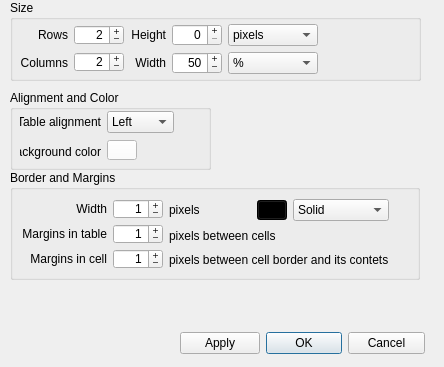
<ui version="4.0" >
 <class>TableProperty</class>
 <widget class="QDialog" name="TableProperty" >
  <property name="geometry" >
   <rect>
    <x>0</x>
    <y>0</y>
    <width>444</width>
    <height>367</height>
   </rect>
  </property>
  <property name="windowTitle" >
   <string>Table property</string>
  </property>
  <widget class="QGroupBox" name="groupBox" >
   <property name="geometry" >
    <rect>
     <x>10</x>
     <y>0</y>
     <width>411</width>
     <height>81</height>
    </rect>
   </property>
   <property name="sizePolicy" >
    <sizepolicy vsizetype="Minimum" hsizetype="Maximum" >
     <horstretch>0</horstretch>
     <verstretch>0</verstretch>
    </sizepolicy>
   </property>
   <property name="title" >
    <string>Size</string>
   </property>
   <widget class="QWidget" name="layoutWidget" >
    <property name="geometry" >
     <rect>
      <x>10</x>
      <y>24</y>
      <width>343</width>
      <height>50</height>
     </rect>
    </property>
    <layout class="QHBoxLayout" name="horizontalLayout" >
     <item>
      <layout class="QVBoxLayout" name="verticalLayout" >
       <item>
        <widget class="QLabel" name="label" >
         <property name="text" >
          <string>Rows</string>
         </property>
         <property name="alignment" >
          <set>Qt::AlignRight|Qt::AlignTrailing|Qt::AlignVCenter</set>
         </property>
        </widget>
       </item>
       <item>
        <widget class="QLabel" name="label_2" >
         <property name="text" >
          <string>Columns</string>
         </property>
         <property name="alignment" >
          <set>Qt::AlignRight|Qt::AlignTrailing|Qt::AlignVCenter</set>
         </property>
        </widget>
       </item>
      </layout>
     </item>
     <item>
      <layout class="QVBoxLayout" name="verticalLayout_2" >
       <item>
        <widget class="QSpinBox" name="SBRows" >
         <property name="minimumSize" >
          <size>
           <width>50</width>
           <height>20</height>
          </size>
         </property>
         <property name="maximumSize" >
          <size>
           <width>50</width>
           <height>20</height>
          </size>
         </property>
         <property name="alignment" >
          <set>Qt::AlignRight|Qt::AlignTrailing|Qt::AlignVCenter</set>
         </property>
         <property name="buttonSymbols" >
          <enum>QAbstractSpinBox::PlusMinus</enum>
         </property>
         <property name="minimum" >
          <number>1</number>
         </property>
         <property name="maximum" >
          <number>999</number>
         </property>
         <property name="value" >
          <number>2</number>
         </property>
        </widget>
       </item>
       <item>
        <widget class="QSpinBox" name="SBColumns" >
         <property name="minimumSize" >
          <size>
           <width>50</width>
           <height>20</height>
          </size>
         </property>
         <property name="maximumSize" >
          <size>
           <width>50</width>
           <height>20</height>
          </size>
         </property>
         <property name="alignment" >
          <set>Qt::AlignRight|Qt::AlignTrailing|Qt::AlignVCenter</set>
         </property>
         <property name="buttonSymbols" >
          <enum>QAbstractSpinBox::PlusMinus</enum>
         </property>
         <property name="minimum" >
          <number>1</number>
         </property>
         <property name="maximum" >
          <number>999</number>
         </property>
         <property name="value" >
          <number>2</number>
         </property>
        </widget>
       </item>
      </layout>
     </item>
     <item>
      <layout class="QVBoxLayout" name="verticalLayout_3" >
       <item>
        <widget class="QLabel" name="LHeight" >
         <property name="text" >
          <string>Height</string>
         </property>
         <property name="alignment" >
          <set>Qt::AlignRight|Qt::AlignTrailing|Qt::AlignVCenter</set>
         </property>
        </widget>
       </item>
       <item>
        <widget class="QLabel" name="label_4" >
         <property name="text" >
          <string>Width</string>
         </property>
         <property name="alignment" >
          <set>Qt::AlignRight|Qt::AlignTrailing|Qt::AlignVCenter</set>
         </property>
        </widget>
       </item>
      </layout>
     </item>
     <item>
      <layout class="QVBoxLayout" name="verticalLayout_4" >
       <item>
        <widget class="QSpinBox" name="SBHeight" >
         <property name="minimumSize" >
          <size>
           <width>50</width>
           <height>0</height>
          </size>
         </property>
         <property name="maximumSize" >
          <size>
           <width>50</width>
           <height>16777215</height>
          </size>
         </property>
         <property name="alignment" >
          <set>Qt::AlignRight|Qt::AlignTrailing|Qt::AlignVCenter</set>
         </property>
         <property name="buttonSymbols" >
          <enum>QAbstractSpinBox::PlusMinus</enum>
         </property>
         <property name="minimum" >
          <number>0</number>
         </property>
         <property name="maximum" >
          <number>999</number>
         </property>
         <property name="value" >
          <number>0</number>
         </property>
        </widget>
       </item>
       <item>
        <widget class="QSpinBox" name="SBWidth" >
         <property name="minimumSize" >
          <size>
           <width>50</width>
           <height>0</height>
          </size>
         </property>
         <property name="maximumSize" >
          <size>
           <width>50</width>
           <height>16777215</height>
          </size>
         </property>
         <property name="alignment" >
          <set>Qt::AlignRight|Qt::AlignTrailing|Qt::AlignVCenter</set>
         </property>
         <property name="buttonSymbols" >
          <enum>QAbstractSpinBox::PlusMinus</enum>
         </property>
         <property name="minimum" >
          <number>0</number>
         </property>
         <property name="maximum" >
          <number>999</number>
         </property>
         <property name="value" >
          <number>50</number>
         </property>
        </widget>
       </item>
      </layout>
     </item>
     <item>
      <layout class="QVBoxLayout" name="verticalLayout_5" >
       <item>
        <widget class="QComboBox" name="CBHeight" >
         <property name="minimumSize" >
          <size>
           <width>90</width>
           <height>0</height>
          </size>
         </property>
         <property name="maximumSize" >
          <size>
           <width>90</width>
           <height>16777215</height>
          </size>
         </property>
         <item>
          <property name="text" >
           <string>pixels</string>
          </property>
         </item>
         <item>
          <property name="text" >
           <string>% </string>
          </property>
         </item>
        </widget>
       </item>
       <item>
        <widget class="QComboBox" name="CBWidth" >
         <property name="minimumSize" >
          <size>
           <width>90</width>
           <height>0</height>
          </size>
         </property>
         <property name="maximumSize" >
          <size>
           <width>90</width>
           <height>16777215</height>
          </size>
         </property>
         <property name="currentIndex" >
          <number>1</number>
         </property>
         <item>
          <property name="text" >
           <string>pixels</string>
          </property>
         </item>
         <item>
          <property name="text" >
           <string>% </string>
          </property>
         </item>
        </widget>
       </item>
      </layout>
     </item>
     <item>
      <spacer name="horizontalSpacer" >
       <property name="orientation" >
        <enum>Qt::Horizontal</enum>
       </property>
       <property name="sizeHint" stdset="0" >
        <size>
         <width>40</width>
         <height>20</height>
        </size>
       </property>
      </spacer>
     </item>
    </layout>
   </widget>
  </widget>
  <widget class="QGroupBox" name="groupBox_2" >
   <property name="geometry" >
    <rect>
     <x>10</x>
     <y>170</y>
     <width>410</width>
     <height>110</height>
    </rect>
   </property>
   <property name="title" >
    <string>Border and Margins</string>
   </property>
   <layout class="QVBoxLayout" name="verticalLayout_9" >
    <item>
     <layout class="QHBoxLayout" name="horizontalLayout_3" >
      <item>
       <layout class="QVBoxLayout" name="verticalLayout_6" >
        <item>
         <widget class="QLabel" name="label_5" >
          <property name="text" >
           <string>Width</string>
          </property>
          <property name="alignment" >
           <set>Qt::AlignRight|Qt::AlignTrailing|Qt::AlignVCenter</set>
          </property>
         </widget>
        </item>
        <item>
         <widget class="QLabel" name="label_7" >
          <property name="text" >
           <string>Margins in table</string>
          </property>
          <property name="alignment" >
           <set>Qt::AlignRight|Qt::AlignTrailing|Qt::AlignVCenter</set>
          </property>
         </widget>
        </item>
        <item>
         <widget class="QLabel" name="label_9" >
          <property name="text" >
           <string>Margins in cell</string>
          </property>
          <property name="alignment" >
           <set>Qt::AlignRight|Qt::AlignTrailing|Qt::AlignVCenter</set>
          </property>
         </widget>
        </item>
       </layout>
      </item>
      <item>
       <layout class="QVBoxLayout" name="verticalLayout_7" >
        <item>
         <widget class="QSpinBox" name="SBBorder" >
          <property name="minimumSize" >
           <size>
            <width>50</width>
            <height>20</height>
           </size>
          </property>
          <property name="maximumSize" >
           <size>
            <width>50</width>
            <height>20</height>
           </size>
          </property>
          <property name="alignment" >
           <set>Qt::AlignRight|Qt::AlignTrailing|Qt::AlignVCenter</set>
          </property>
          <property name="buttonSymbols" >
           <enum>QAbstractSpinBox::PlusMinus</enum>
          </property>
          <property name="minimum" >
           <number>0</number>
          </property>
          <property name="maximum" >
           <number>999</number>
          </property>
          <property name="value" >
           <number>1</number>
          </property>
         </widget>
        </item>
        <item>
         <widget class="QSpinBox" name="SBTableMargins" >
          <property name="minimumSize" >
           <size>
            <width>50</width>
            <height>20</height>
           </size>
          </property>
          <property name="maximumSize" >
           <size>
            <width>50</width>
            <height>20</height>
           </size>
          </property>
          <property name="alignment" >
           <set>Qt::AlignRight|Qt::AlignTrailing|Qt::AlignVCenter</set>
          </property>
          <property name="buttonSymbols" >
           <enum>QAbstractSpinBox::PlusMinus</enum>
          </property>
          <property name="minimum" >
           <number>0</number>
          </property>
          <property name="maximum" >
           <number>999</number>
          </property>
          <property name="value" >
           <number>1</number>
          </property>
         </widget>
        </item>
        <item>
         <widget class="QSpinBox" name="SBCellMargins" >
          <property name="minimumSize" >
           <size>
            <width>50</width>
            <height>20</height>
           </size>
          </property>
          <property name="maximumSize" >
           <size>
            <width>50</width>
            <height>20</height>
           </size>
          </property>
          <property name="alignment" >
           <set>Qt::AlignRight|Qt::AlignTrailing|Qt::AlignVCenter</set>
          </property>
          <property name="buttonSymbols" >
           <enum>QAbstractSpinBox::PlusMinus</enum>
          </property>
          <property name="minimum" >
           <number>0</number>
          </property>
          <property name="maximum" >
           <number>999</number>
          </property>
          <property name="value" >
           <number>1</number>
          </property>
         </widget>
        </item>
       </layout>
      </item>
      <item>
       <layout class="QVBoxLayout" name="verticalLayout_8" >
        <item>
         <layout class="QHBoxLayout" name="horizontalLayout_2" >
          <item>
           <widget class="QLabel" name="label_6" >
            <property name="text" >
             <string>pixels</string>
            </property>
           </widget>
          </item>
          <item>
           <widget class="QPushButton" name="PBBorderColor" >
            <property name="minimumSize" >
             <size>
              <width>30</width>
              <height>20</height>
             </size>
            </property>
            <property name="maximumSize" >
             <size>
              <width>30</width>
              <height>20</height>
             </size>
            </property>
            <property name="styleSheet" >
             <string notr="true" >background-color: rgb(0, 0, 0);</string>
            </property>
            <property name="text" >
             <string/>
            </property>
           </widget>
          </item>
          <item>
           <widget class="QComboBox" name="CBBorderStyle" >
            <property name="minimumSize" >
             <size>
              <width>0</width>
              <height>22</height>
             </size>
            </property>
            <property name="maximumSize" >
             <size>
              <width>16777215</width>
              <height>22</height>
             </size>
            </property>
            <property name="currentIndex" >
             <number>3</number>
            </property>
            <item>
             <property name="text" >
              <string>None</string>
             </property>
            </item>
            <item>
             <property name="text" >
              <string>Dotted</string>
             </property>
            </item>
            <item>
             <property name="text" >
              <string>Dashed</string>
             </property>
            </item>
            <item>
             <property name="text" >
              <string>Solid</string>
             </property>
            </item>
            <item>
             <property name="text" >
              <string>Double</string>
             </property>
            </item>
            <item>
             <property name="text" >
              <string>DotDash</string>
             </property>
            </item>
            <item>
             <property name="text" >
              <string>DotDotDash</string>
             </property>
            </item>
            <item>
             <property name="text" >
              <string>Groove</string>
             </property>
            </item>
            <item>
             <property name="text" >
              <string>Ridge</string>
             </property>
            </item>
            <item>
             <property name="text" >
              <string>Inset</string>
             </property>
            </item>
            <item>
             <property name="text" >
              <string>Outset</string>
             </property>
            </item>
           </widget>
          </item>
         </layout>
        </item>
        <item>
         <widget class="QLabel" name="label_8" >
          <property name="text" >
           <string>pixels between cells</string>
          </property>
         </widget>
        </item>
        <item>
         <widget class="QLabel" name="label_10" >
          <property name="text" >
           <string>pixels between cell border and its contets</string>
          </property>
         </widget>
        </item>
       </layout>
      </item>
      <item>
       <spacer name="horizontalSpacer_2" >
        <property name="orientation" >
         <enum>Qt::Horizontal</enum>
        </property>
        <property name="sizeHint" stdset="0" >
         <size>
          <width>40</width>
          <height>20</height>
         </size>
        </property>
       </spacer>
      </item>
     </layout>
    </item>
   </layout>
  </widget>
  <widget class="QGroupBox" name="groupBox_3" >
   <property name="geometry" >
    <rect>
     <x>10</x>
     <y>90</y>
     <width>201</width>
     <height>80</height>
    </rect>
   </property>
   <property name="title" >
    <string>Alignment and Color</string>
   </property>
   <widget class="QWidget" name="layoutWidget" >
    <property name="geometry" >
     <rect>
      <x>10</x>
      <y>20</y>
      <width>154</width>
      <height>53</height>
     </rect>
    </property>
    <layout class="QHBoxLayout" name="horizontalLayout_4" >
     <item>
      <layout class="QVBoxLayout" name="verticalLayout_10" >
       <item>
        <widget class="QLabel" name="label_11" >
         <property name="text" >
          <string>Table alignment</string>
         </property>
         <property name="alignment" >
          <set>Qt::AlignRight|Qt::AlignTrailing|Qt::AlignVCenter</set>
         </property>
        </widget>
       </item>
       <item>
        <widget class="QLabel" name="label_12" >
         <property name="text" >
          <string>Background color</string>
         </property>
         <property name="alignment" >
          <set>Qt::AlignRight|Qt::AlignTrailing|Qt::AlignVCenter</set>
         </property>
        </widget>
       </item>
      </layout>
     </item>
     <item>
      <layout class="QVBoxLayout" name="verticalLayout_11" >
       <item>
        <widget class="QComboBox" name="CBAllign" >
         <item>
          <property name="text" >
           <string>Left</string>
          </property>
         </item>
         <item>
          <property name="text" >
           <string>Center</string>
          </property>
         </item>
         <item>
          <property name="text" >
           <string>Right</string>
          </property>
         </item>
        </widget>
       </item>
       <item>
        <widget class="QPushButton" name="PBTableColor" >
         <property name="minimumSize" >
          <size>
           <width>30</width>
           <height>20</height>
          </size>
         </property>
         <property name="maximumSize" >
          <size>
           <width>30</width>
           <height>20</height>
          </size>
         </property>
         <property name="styleSheet" >
          <string notr="true" >background-color: rgba(255, 255, 255);</string>
         </property>
         <property name="text" >
          <string/>
         </property>
        </widget>
       </item>
      </layout>
     </item>
    </layout>
   </widget>
  </widget>
  <widget class="QWidget" name="layoutWidget" >
   <property name="geometry" >
    <rect>
     <x>180</x>
     <y>330</y>
     <width>245</width>
     <height>27</height>
    </rect>
   </property>
   <layout class="QHBoxLayout" name="horizontalLayout_5" >
    <item>
     <widget class="QPushButton" name="PBApply" >
      <property name="text" >
       <string>Apply</string>
      </property>
     </widget>
    </item>
    <item>
     <widget class="QDialogButtonBox" name="buttonBox" >
      <property name="orientation" >
       <enum>Qt::Horizontal</enum>
      </property>
      <property name="standardButtons" >
       <set>QDialogButtonBox::Cancel|QDialogButtonBox::Ok</set>
      </property>
     </widget>
    </item>
   </layout>
  </widget>
 </widget>
 <resources/>
 <connections>
  <connection>
   <sender>buttonBox</sender>
   <signal>accepted()</signal>
   <receiver>TableProperty</receiver>
   <slot>accept()</slot>
   <hints>
    <hint type="sourcelabel" >
     <x>248</x>
     <y>254</y>
    </hint>
    <hint type="destinationlabel" >
     <x>157</x>
     <y>274</y>
    </hint>
   </hints>
  </connection>
  <connection>
   <sender>buttonBox</sender>
   <signal>rejected()</signal>
   <receiver>TableProperty</receiver>
   <slot>reject()</slot>
   <hints>
    <hint type="sourcelabel" >
     <x>316</x>
     <y>260</y>
    </hint>
    <hint type="destinationlabel" >
     <x>286</x>
     <y>274</y>
    </hint>
   </hints>
  </connection>
 </connections>
</ui>
